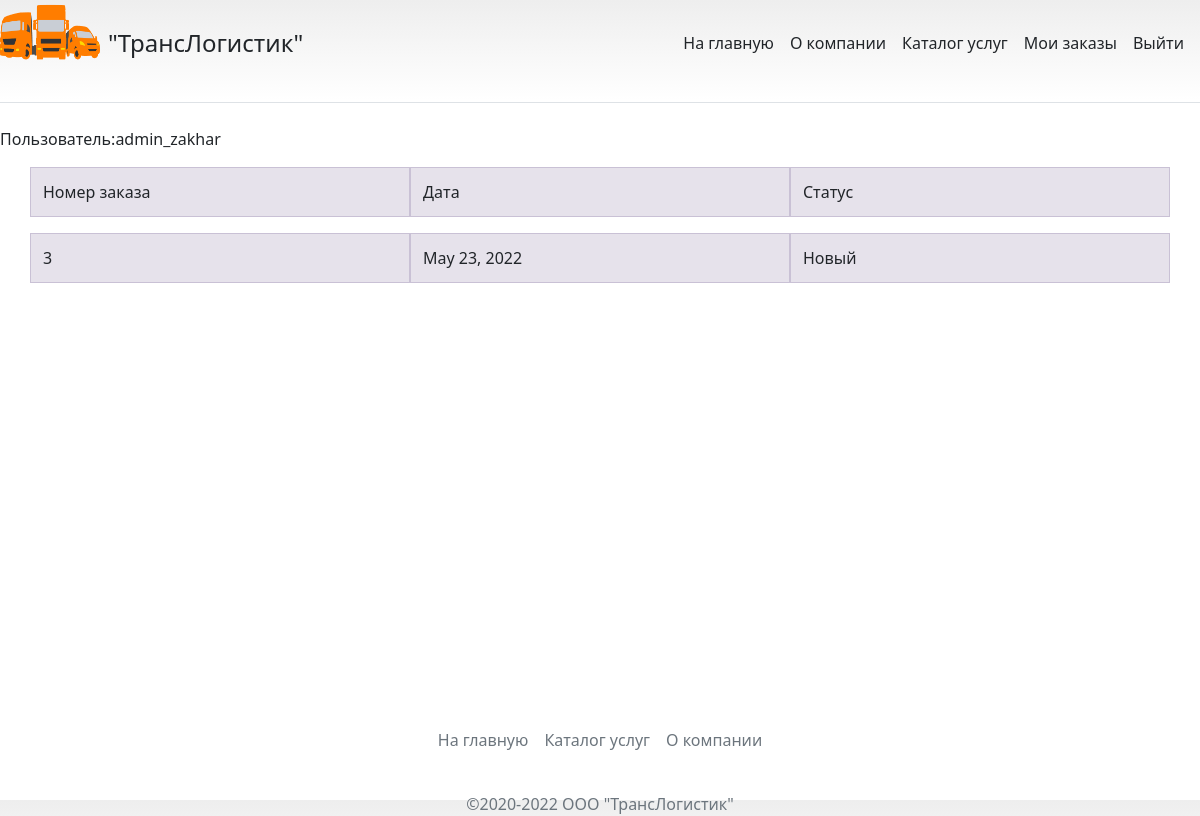
The page /myorders (signed in) on the database its author committed.
### logistic_service/models.py (models this page shows, shortened)
class Order(models.Model):
    address = models.CharField(max_length=150, null=False, blank=False)
    state = models.CharField(max_length=45, null=False, blank=True)
    date = models.DateField(auto_now_add=True)
    mass = models.DecimalField(max_digits=10, decimal_places=2, null=False)
    phone_number = models.BigIntegerField(null=False, blank=False)
    orderer = models.ForeignKey(User, on_delete=models.CASCADE, blank=True)

### logistic_service/views.py (the view)
# urls.py: path('myorders', views.MyOrders, name='orders'),
def MyOrders(request):
    orders = Order.objects.filter(orderer=request.user)
    cities = City.objects.all()
    streets = Street.objects.all()
    districts = District.objects.all()
    return render(request, 'logistic_service/orders.html', {
        'orders': orders,
        'cities': cities,
        'streets': streets,
        'districts': districts,
        'user': request.user
    })

### logistic_service/templates/logistic_service/orders.html (shortened to what this page needs)
{% extends 'logistic_service/base.html' %}
{% load static %}
{%block HeaderBlock%}
    <link rel="stylesheet" href="{% static 'css/rows.css'%}">
{%endblock%}
{% block MainContent %}
<div style='display: flex'><label for='id_user'>Пользователь: </label><p id='id_user'>{{user}}</p></div>
<div class="container">
    <div class="row mb-3">
      <div class="col-4 themed-grid-col">Номер заказа</div>
      <div class="col-4 themed-grid-col">Дата</div>
      <div class="col-4 themed-grid-col">Статус</div>
    </div>
    <div class="row mb-3">
      {% for order in orders %}
        <div class="col-sm-4 themed-grid-col">{{ order.id }}</div>
        <div class="col-sm-4 themed-grid-col">{{ order.date }}</div>
        <div class="col-sm-4 themed-grid-col">{{ order.state }}</div>
      {% endfor %}
    </div>
</div>
{% endblock %}

### static/css/pricing.css (style rules this page uses)
body { background-image: linear-gradient(180deg, #eee, #fff 100px, #fff); }
.container { max-width: 960px; }

### static/css/base1.css (style rules this page uses)
html, body { height: 100%; }
.row { display: flex; flex-direction: row; }

### static/css/rows.css (style rules this page uses)
.themed-grid-col { padding-top: .75rem; padding-bottom: .75rem; background-color: rgba(86, 61, 124, .15); border: 1px solid rgba(86, 61, 124, .2); }

### rows shown on the page
Order: id "3", date "May 23, 2022", state "Новый"

### other values the page prints
{{ user }} "admin_zakhar"
